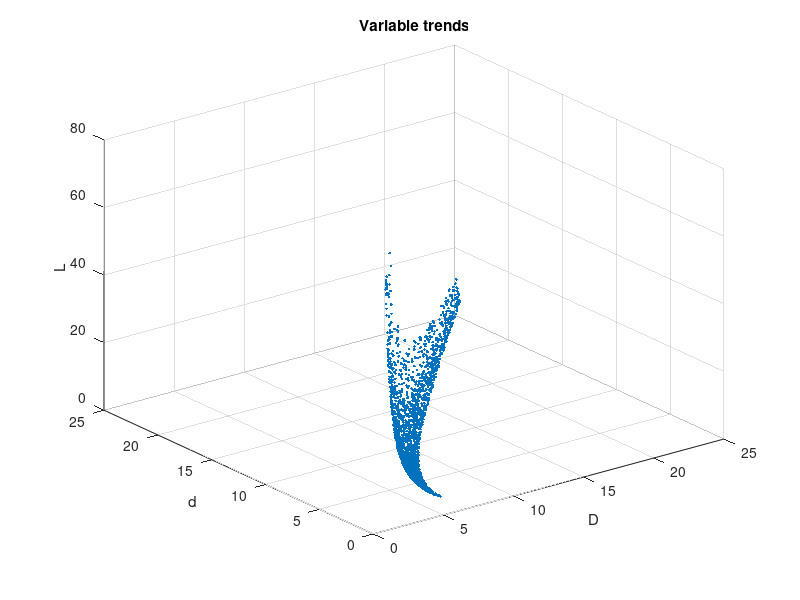
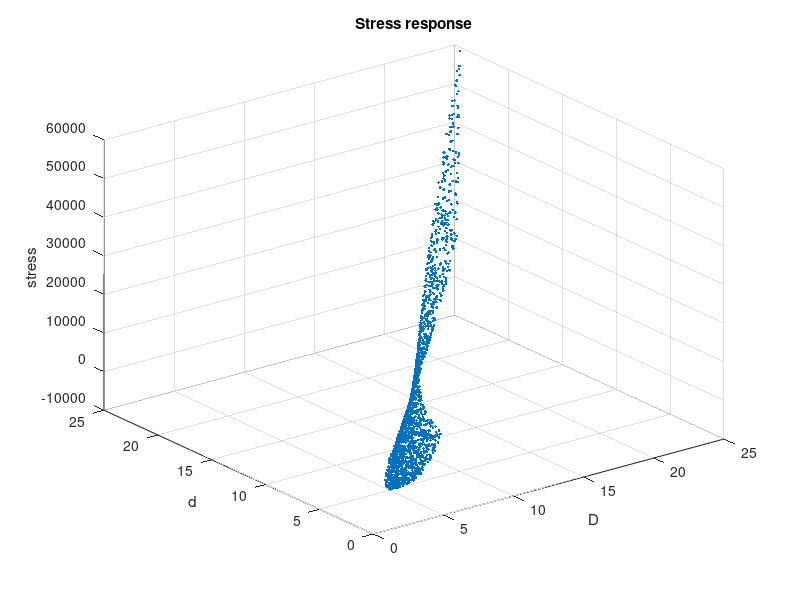

The MATLAB source for these figures, in order:

N = 2000;

% Equations
deflection = 0.5;
E = 10000;
V = 100;

D = zeros(N,1);
d = zeros(N,1);
L = zeros(N,1);
stress = zeros(N,1);

% Generate variable values that meet conditions
i = 1;
iteration = 0;

while i <= N
    iteration = iteration + 1;
    D(i) = unifrnd(0.1,25);
    d(i) = unifrnd(0.1,25);
    
    t = (D(i)-d(i))/2;
    Area = (pi/4)*(D(i)^2 - d(i)^2);
    L(i) = V/Area;
    
    if t < 0.1 || d(i) >= D(i) || L(i) < 5 || L(i) > 75
        continue
    end
    
    % Calculate max bending stress
    I = (pi/64)*(D(i)^4 - d(i)^4);
    F = (48*deflection*E*I)/L(i)^3;
    M = F*L(i)/2;
    stress(i) = M*D(i)/(2*I);
    
    i = i + 1;
    
end

noise = unifrnd(-100,100,size(stress));

outputs = [stress+noise, D, d, L];

figure(1);
scatter3(D,d,L,'.');
xlabel('D');
ylabel('d');
zlabel('L');
title('Variable trends');

figure(2);
scatter3(D,d,outputs(:,1),'.');
xlabel('D');
ylabel('d');
zlabel('stress');
title('Stress response');

